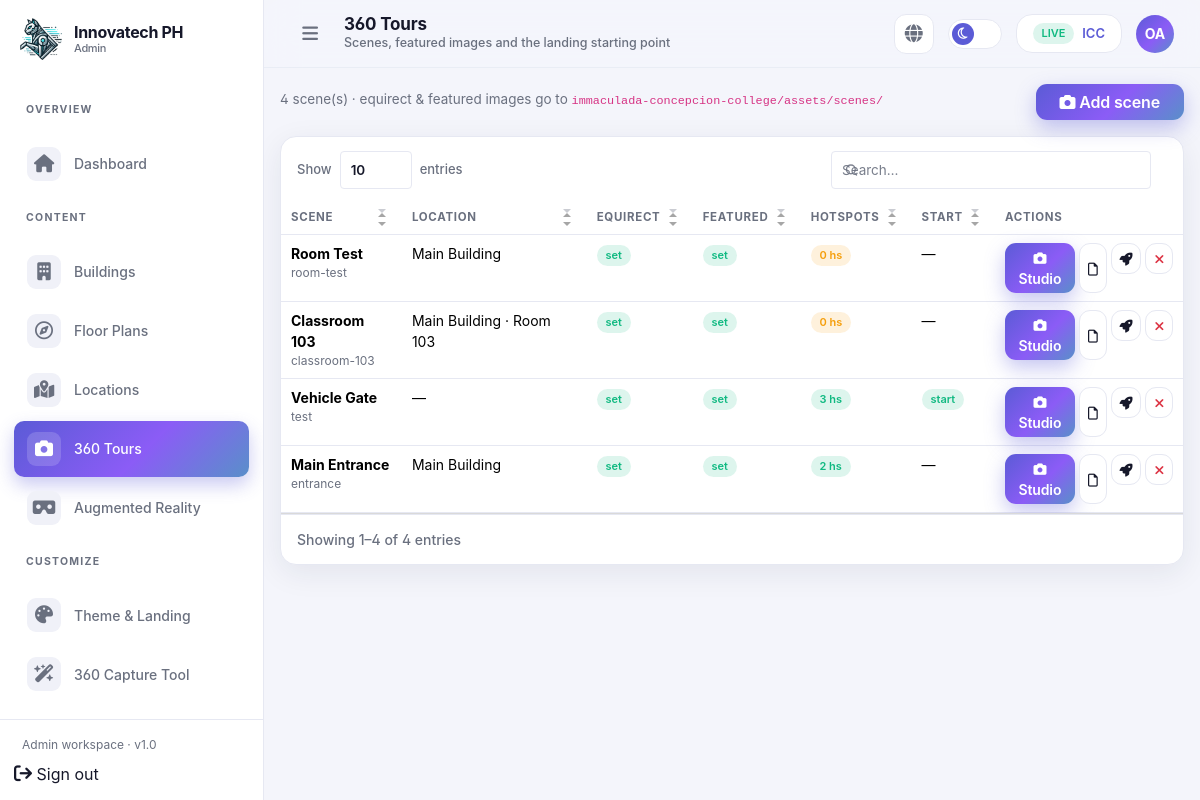
/admin/institution/tours.php (signed in), run on the app's committed database.
### tables this page shows
CREATE TABLE `platform_settings` (
  `id` tinyint UNSIGNED NOT NULL,
  `product_name` varchar(191) NOT NULL DEFAULT 'AI-Assisted AR 360° Virtual Campus Navigation',
  `company_name` varchar(191) NOT NULL DEFAULT 'Innovatech PH',
  `logo_path` varchar(255) DEFAULT NULL,
  `hero_image_path` varchar(255) DEFAULT NULL,
  `landing_html` mediumtext,
  `contact_email` varchar(191) DEFAULT NULL,
  `smtp_host` varchar(191) DEFAULT NULL,
  `smtp_port` smallint UNSIGNED DEFAULT '587',
  `smtp_username` varchar(191) DEFAULT NULL,
  `smtp_password_enc` varchar(255) DEFAULT NULL,
  `smtp_from_name` varchar(128) DEFAULT NULL,
  `smtp_from_email` varchar(191) DEFAULT NULL,
  `institution_folder_root` varchar(255) NOT NULL DEFAULT 'storage/institutions',
  `template_pack_path` varchar(255) NOT NULL DEFAULT 'storage/templates/org_pack',
  `updated_by` int UNSIGNED DEFAULT NULL,
  `updated_at` datetime NOT NULL DEFAULT CURRENT_TIMESTAMP ON UPDATE CURRENT_TIMESTAMP
);

CREATE TABLE `tour_scenes` (
  `id` int UNSIGNED NOT NULL,
  `institution_id` int UNSIGNED NOT NULL,
  `building_id` int UNSIGNED DEFAULT NULL,
  `room_id` int UNSIGNED DEFAULT NULL,
  `campus_area_id` int UNSIGNED DEFAULT NULL,
  `facility_id` int UNSIGNED DEFAULT NULL,
  `title` varchar(191) NOT NULL,
  `slug` varchar(80) NOT NULL,
  `description` text,
  `ai_description` text,
  `featured_image_path` varchar(255) DEFAULT NULL,
  `ar_mind_path` varchar(255) DEFAULT NULL,
  `equirect_path` varchar(255) DEFAULT NULL COMMENT 'Stitched 360 panorama',
  `initial_yaw` decimal(8,3) NOT NULL DEFAULT '0.000',
  `initial_pitch` decimal(8,3) NOT NULL DEFAULT '0.000',
  `is_landing_start` tinyint(1) NOT NULL DEFAULT '0' COMMENT 'If landing_mode=360_rotation, one scene should be start',
  `sort_order` int NOT NULL DEFAULT '0',
  `created_by` int UNSIGNED DEFAULT NULL,
  `created_at` datetime NOT NULL DEFAULT CURRENT_TIMESTAMP,
  `updated_at` datetime NOT NULL DEFAULT CURRENT_TIMESTAMP ON UPDATE CURRENT_TIMESTAMP,
  `deleted_at` datetime DEFAULT NULL
);

### admin/institution/tours.php (the view, shortened to what the rows shown need)
<?php
require_once __DIR__ . '/../../includes/auth.php';
$pageTitle = '360 Tours';
$bodyClass = 'page-tours';
require_once __DIR__ . '/../layout/header.php';
$inst = resolve_active_institution();
$iid = (int) $inst['id'];
$scenes = crud()->raw(
    'SELECT s.*, b.name AS building_name, r.name AS room_name, a.name AS area_name FROM tour_scenes s LEFT JOIN buildings b ON b.id=s.building_id LEFT JOIN rooms r ON r.id=s.room_id LEFT JOIN campus_areas a ON a.id=s.campus_area_id WHERE s.institution_id=:iid AND s.deleted_at IS NULL ORDER BY s.sort_order, s.id DESC',
    [':iid' => $iid]
)->fetchAll();
?>
<div class="ia-card">
  <div class="table-responsive">
    <table class="table table-ia">
      <thead><tr><th>Scene</th><th>Location</th><th>Equirect</th><th>Featured</th><th>Hotspots</th><th>Start</th><th class="text-end">Actions</th></tr></thead>
      <tbody>
        <?php foreach ($scenes as $sc):
            $loc = array_filter([$sc['building_name'], $sc['room_name'], $sc['area_name']]);
            ?>
          <tr>
            <td>
              <div class="fw-bold"><?= h($sc['title']) ?></div>
              <div class="fs-12 text-ia-muted"><?= h($sc['slug']) ?></div>
            </td>
            <td class="text-ia-muted"><?= $loc ? h(implode(' · ', $loc)) : '—' ?></td>
            <td><?= $sc['equirect_path'] ? '<span class="badge badge-live">set</span>' : '<span class="badge badge-draft">missing</span>' ?></td>
            <td><?= $sc['featured_image_path'] ? '<span class="badge badge-live">set</span>' : '<span class="badge badge-draft">missing</span>' ?></td>
            <td>
              <?php
              $hsCount = crud()->count('scene_hotspots', ['from_scene_id' => (int)$sc['id'], 'institution_id' => $iid]);
              ?>
              <a href="tour-studio?scene=<?= (int)$sc['id'] ?>" class="badge <?= $hsCount ? 'badge-live' : 'badge-draft' ?>"><?= $hsCount ?> hs</a>
            </td>
            <td><?= (int) $sc['is_landing_start'] === 1 ? '<span class="badge badge-live">start</span>' : '—' ?></td>
            <td class="text-end">
              <div class="d-inline-flex gap-1">
                <a class="btn btn-sm btn-grad" href="tour-studio?scene=<?= (int)$sc['id'] ?>" title="Hotspot Studio"><?= ia_icon('camera', 13) ?> Studio</a>
                <button class="btn btn-sm btn-outline-ia" data-bs-toggle="modal" data-bs-target="#scene-modal"
                  data-mode="edit" data-id="<?= (int) $sc['id'] ?>" data-title="<?= h($sc['title'], ENT_QUOTES) ?>"
                  data-building="<?= (int) $sc['building_id'] ?>" data-room="<?= (int) $sc['room_id'] ?>" data-area="<?= (int) ($sc['campus_area_id'] ?? 0) ?>"
                  data-desc="<?= h($sc['description'], ENT_QUOTES) ?>" data-yaw="<?= (float) $sc['initial_yaw'] ?>" data-pitch="<?= (float) $sc['initial_pitch'] ?>" data-featured="<?= h($sc['featured_image_path'] ?? '', ENT_QUOTES) ?>" data-equirect="<?= h($sc['equirect_path'] ?? '', ENT_QUOTES) ?>"><?= ia_icon('file', 13) ?></button>
                <form method="post" class="d-inline">
                  <button class="btn btn-sm btn-outline-ia" title="Make this the landing start"><?= ia_icon('rocket', 13) ?></button>
                </form>
                <form method="post" class="d-inline" data-delete-form data-confirm="Archive scene '<?= h($sc['title']) ?>'?">
                  <button class="btn btn-sm btn-outline-ia text-danger"><?= ia_icon('x', 13) ?></button>
                </form>
              </div>
            </td>
          </tr>
        <?php endforeach; ?>
      </tbody>
    </table>
  </div>
</div>
<?php require __DIR__ . '/../layout/footer.php'; ?>

### admin/layout/header.php (shortened to what the rows shown need)
<?php
require_once __DIR__ . '/../../includes/auth.php';
require_once __DIR__ . '/nav.php';
$role = current_role() ?? 'user';
$active = $active ?? '';
$roleHome = match ($role) {
  'owner' => 'admin/owner/dashboard',
  'system_admin', 'system_staff' => 'admin/system/dashboard',
  'admin' => 'admin/institution/dashboard',
  'staff' => 'admin/staff/dashboard',
  default => 'admin/index',
};
$platform_settings = crud()->get('platform_settings', 1) ?? [];
$brandLogoUrl = !empty($platform_settings['logo_path']) ? url($platform_settings['logo_path']) : url('assets/logo2.webp');
?>
<!DOCTYPE html>
<html lang="en" data-bs-theme="dark">
<head>
  <link href="<?= url('assets/css/inter-font.css') ?>" rel="stylesheet">
  <link href="<?= url('assets/css/bootstrap.min.css') ?>" rel="stylesheet">
  <link href="<?= url('assets/css/simple-datatables.min.css') ?>" rel="stylesheet">
  <link rel="stylesheet" href="<?= url('assets/css/font-awesome.min.css') ?>">
  <link rel="stylesheet" href="<?= url('admin/assets/css/dashboard.css') ?>">
</head>
<body class="<?= h(trim((string) ($bodyClass ?? ''))) ?>">
  <div class="ia-shell" id="ia-shell">
    <aside class="ia-sidebar">
      <div class="brand">
        <a class="brand-logo" href="<?= url($roleHome) ?>">
          <img src="<?= h($brandLogoUrl) ?>" alt="Innovatech PH">
        </a>
      </div>
        <?php foreach (role_nav($role) as $group):
          if (isset($group[0]) && is_array($group[0]) && array_is_list($group)): ?>
            <?php $label = $group[0];
            $links = array_slice($group, 1); ?>
            <p class="ia-nav-label"><?= h($label) ?></p>
            <ul class="ia-nav">
              <?php foreach ($links as [$text, $href, $icon]): ?>
                <li>
                  <a class="nav-link <?= $active === $text ? 'active' : '' ?>" href="<?= url($href) ?>">
                    <span class="ia-icon"><?= ia_icon($icon) ?></span>
                    <span><?= h($text) ?></span>
                  </a>
                </li>
              <?php endforeach; ?>
            </ul>
          <?php elseif (isset($group['title'])): ?>
              <?php foreach ($group['items'] as [$text, $href, $icon]): ?>
                    <span class="ia-icon"><?= ia_icon($icon) ?></span>
              <?php endforeach; ?>
          <?php endif; endforeach; ?>
    </aside>
    <header class="ia-topbar">
      <div class="flex-grow-1">
        <h1 class="page-title"><?= h($pageTitle ?? 'Dashboard') ?></h1>
      </div>
    </header>
    <main class="ia-main">

### admin/layout/nav.php (shortened to what the rows shown need)
<?php
function ia_icon(string $name, int $size = 18): string
{
    $map = [
        'home' => 'fa-solid fa-house',
        'school' => 'fa-solid fa-school',
        'layers' => 'fa-solid fa-layer-group',
        'building' => 'fa-solid fa-building',
        'map' => 'fa-solid fa-map-location-dot',
        'compass' => 'fa-regular fa-compass',
        'camera' => 'fa-solid fa-camera',
        'sparkles' => 'fa-solid fa-wand-magic-sparkles',
        'users' => 'fa-solid fa-users',
        'user' => 'fa-regular fa-user',
        'settings' => 'fa-solid fa-gear',
        'mail' => 'fa-regular fa-envelope',
        'shield' => 'fa-solid fa-shield-halved',
        'folder' => 'fa-regular fa-folder',
        'file' => 'fa-regular fa-file',
        'clock' => 'fa-regular fa-clock',
        'globe' => 'fa-solid fa-globe',
        'logout' => 'fa-solid fa-arrow-right-from-bracket',
        'move3d' => 'fa-solid fa-cube',
        'image' => 'fa-regular fa-image',
        'palette' => 'fa-solid fa-palette',
        'rocket' => 'fa-solid fa-rocket',
        'search' => 'fa-solid fa-magnifying-glass',
        'link' => 'fa-solid fa-link',
        'menu' => 'fa-solid fa-bars',
        'sun' => 'fa-regular fa-sun',
        'moon' => 'fa-regular fa-moon',
        'info' => 'fa-solid fa-circle-info',
        'grid' => 'fa-solid fa-grip',
        'save' => 'fa-solid fa-floppy-disk',
        'paint' => 'fa-solid fa-paint-roller',
        'wand' => 'fa-solid fa-wand-magic-sparkles',
        'refresh' => 'fa-solid fa-arrow-rotate-right',
        'eye' => 'fa-regular fa-eye',
        'upload' => 'fa-solid fa-cloud-arrow-up',
        'scan-eye' => 'fa-solid fa-vr-cardboard',
        'life-buoy' => 'fa-solid fa-life-ring',
        'download' => 'fa-solid fa-download',
        'check' => 'fa-solid fa-check',
        'chevron' => 'fa-solid fa-chevron-down',
        'x' => 'fa-solid fa-xmark',
        'inbox' => 'fa-solid fa-inbox',
        'edit' => 'fa-regular fa-pen-to-square',
        'trash' => 'fa-regular fa-trash-can',
    ];
    $class = $map[$name] ?? 'fa-solid fa-circle';
    return '<i class="' . $class . '" style="font-size: ' . $size . 'px;"></i>';
}

### data on the page
platform_settings: logo_path (picture)
tour_scenes: title "Room Test", slug "room-test", loc "Main Building", shows "set", hsCount "0"
tour_scenes: title "Classroom 103", slug "classroom-103", loc "Main Building · Room 103", shows "set", hsCount "0"
tour_scenes: title "Vehicle Gate", slug "test", shows "set", hsCount "3", is_landing_start "start"
tour_scenes: title "Main Entrance", slug "entrance", loc "Main Building", shows "set", hsCount "2"

### other printed values
APP_NAME "Innovatech PH"
$roleLabel "Admin"
$group['title'] "OVERVIEW"
$text "Dashboard"
$group['title'] "CONTENT"
$text "Buildings"
$text "Floor Plans"
$text "Locations"
$text "360 Tours"
$text "Augmented Reality"
$group['title'] "CUSTOMIZE"
$text "Theme & Landing"
$text "360 Capture Tool"
$pageTitle "360 Tours"
$pageSub "Scenes, featured images and the landing starting point"
